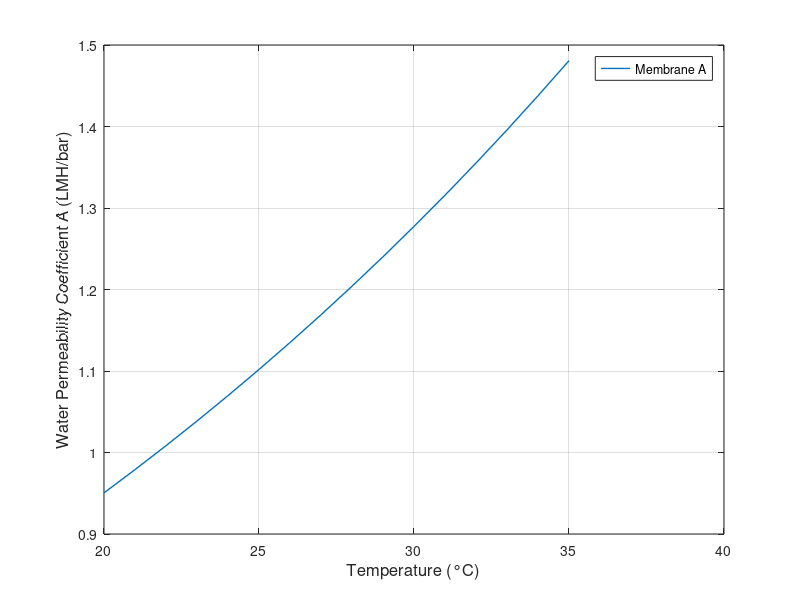

This figure's MATLAB source:
load('membrane_params.mat', 'A', 'B', 'A_LMH','B_LMH');
T_list = 20:1:35;               % Temperature range [C]
A_list = zeros(1,length(T_list));
A_list_LMH = zeros(1,length(T_list));

for i=1:length(T_list)
    T_c = T_list(i);
    A_temp_LMH = A_LMH*1.03^(T_c - 25);  % Temperature correction for A [LMH/bar]
    A_list_LMH(i) = A_temp_LMH;
    A_temp = A*1.03^(T_c - 25);  % Temperature correction for A [LMH/bar]
    A_list(i) = A_temp;
end
figure;
plot(T_list, A_list_LMH, 'LineWidth', 1);

xlabel('Temperature (°C)', 'FontSize', 12);
ylabel('Water Permeability Coefficient A (LMH/bar)', 'FontSize', 12);
legend('Membrane A', 'Location', 'best');
grid on;
